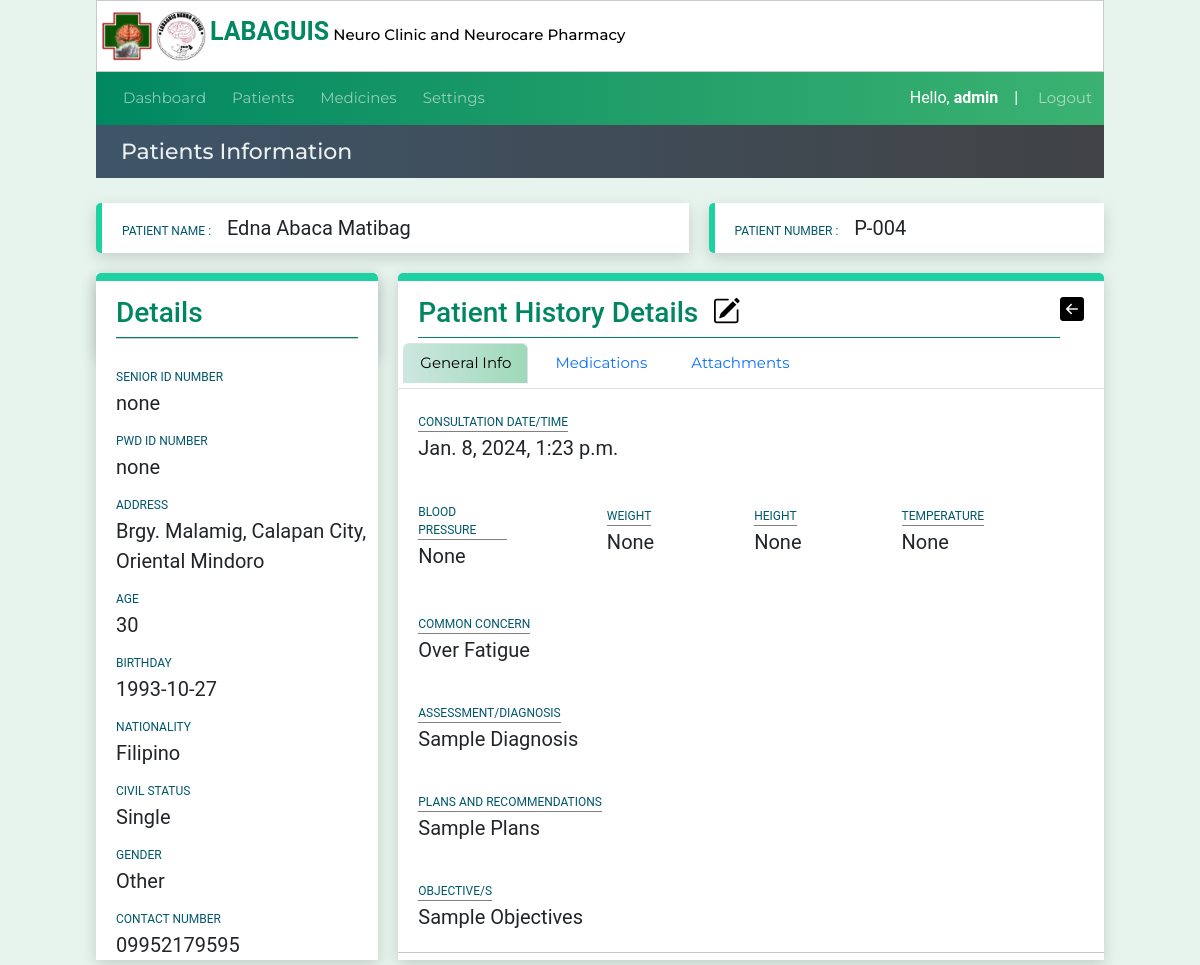
/patientinfo/31/patientmedinfo_geninfo/47 (signed in), run on the app's committed database.
### website/models.py (models this page shows, shortened)
class Patient(models.Model):
    created_at = models.DateTimeField(auto_now_add=True)
    patient_code=models.CharField(max_length=50)
    first_name = models.CharField(max_length=50)
    middle_name = models.CharField(max_length=50)
    last_name = models.CharField(max_length=50)
    age = models.CharField(max_length=50)
    bday = models.CharField(max_length=50,default='')
    civil_status = models.CharField(max_length=50,default='')
    gender = models.CharField(max_length=50)
    address = models.CharField(max_length=100)
    contact_number = models.CharField(max_length=50)
    srID = models.CharField(max_length=50,null=True, blank=True)
    pwdID = models.CharField(max_length=50,null=True, blank=True)
    nationality = models.CharField(max_length=50,null=True, blank=True)

class Patienthistory(models.Model):
    created_at = models.DateTimeField(auto_now_add=True,null=True, blank=True)
    consultCounter = models.CharField(max_length=50)
    patient_code=models.CharField(max_length=50)
    diagnosis = models.TextField(default="*under observation",max_length=500,null=True, blank=True)
    remarks = models.TextField(default="*under observation",max_length=500,null=True, blank=True)
    objectives = models.TextField(default="*under observation",max_length=500,null=True, blank=True)
    plans_recommendations = models.TextField(default="*under observation",max_length=500,null=True, blank=True)
    bp = models.CharField(max_length=50,null=True, blank=True)
    weight = models.CharField(max_length=50,null=True, blank=True)
    height = models.CharField(max_length=50,null=True, blank=True)
    bodytemp = models.CharField(max_length=50,null=True, blank=True)

### website/views.py (the view, shortened to what this page needs)
# urls.py: path('patientinfo/<int:pk>/patientmedinfo_geninfo/<int:pkHistory>',views.patientmedinfo_geninfo, name='patientmedinfo_geninfo'),
@login_required(login_url="loginuser")
def patientmedinfo_geninfo(request,pk,pkHistory,selectedmed=''):
    form =PatientsAttachmentsForm()
    context=patientinfoData(pk)
    patienthistory_Data= Patienthistory.objects.get(id=pkHistory)
    context['patient_history']= patienthistory_Data
    pCode= context['pCode']
    context['medicinedata'] =Medicinelist.objects.all()
    context['form']=form
    context['patient_history_attachments'] = PatientsAttachments.objects.filter(patient_code=pCode,consultCounter=patienthistory_Data.consultCounter)
    return render(request,'patientmedinfo-geninfo.html',context)

### website/views.py (called while the page is built)
def patientinfoData(pk):
    medicines_list = Medicinelist.objects.all()
    patient_record = Patient.objects.get(id=pk)
    medicationrecord = Prescription.objects.filter(patient_code=patient_record.patient_code)
    context = { 'medicationrecord': medicationrecord,
               'patient_record':patient_record,
               'medicines_list':medicines_list,
               'pCode':patient_record.patient_code,
               'pID':pk,
               }
    return context

### website/templates/patientmedinfo-geninfo.html (shortened to what this page needs)
{% extends 'patientinfo.html' %}
{% load custom_tags %}
{% load static %}
{% block btn-back %} <a href="{% url "patientinfo" pID%}">
    <h4 style="color:black;"><i class="bi bi-arrow-left-square-fill"></i></h4>
</a>{% endblock btn-back %}
{% block title %}
<div class="lbl-details ">
    <h3>Patient History Details &nbsp<a href="{% url "editmedicalhistory" pID patient_history.id  %}"><i
                class="bi iconcolor bi-pencil-square"></i></a></h3>
</div>
{% endblock title %}
{% block content1 %}
<ul class="nav nav-tabs">
    <li class="nav-item">
      <a class="nav-link active" aria-current="page" href="{% url "patientmedinfo_geninfo" pID patient_history.id %}">General Info</a>
    </li>
    <li class="nav-item">
      <a class="nav-link" href="{% url "patientmedinfo_medications" pID patient_history.id %}">Medications</a>
    </li>
    <li class="nav-item">
      <a class="nav-link" href="{% url "patientmedinfo_attachments" pID patient_history.id %}">Attachments</a>
    </li>
  </ul>
<div class="add_medicalhistorytable">
    <label class="lbl-pname5">CONSULTATION DATE/TIME</label><br />
    <label class="value-pname">{{patient_history.created_at}} </label>
</div>
<div class="add_medicalhistorytable_flex">
    <div class="history_item">
        <label class="lbl-pname5">BLOOD PRESSURE</label><br />
        <label class="value-pname">{{patient_history.bp}} </label><br />
    </div>
    <div class="history_item">
        <label class="lbl-pname5">WEIGHT</label><br />
        <label class="value-pname">{{patient_history.weight}} </label><br />
    </div>
    <div class="history_item">
        <label class="lbl-pname5">HEIGHT</label><br />
        <label class="value-pname">{{patient_history.height}} </label>
    </div>
    <div class="history_item">
        <label class="lbl-pname5">TEMPERATURE</label><br />
        <label class="value-pname">{{patient_history.bodytemp}} </label>
    </div>
</div>
<div class="add_medicalhistorytable">
    <label class="lbl-pname5">COMMON CONCERN</label><br />
    <label class="value-pname">{{patient_history.remarks}} </label>
</div>
<div class="add_medicalhistorytable">
    <label class="lbl-pname5">ASSESSMENT/DIAGNOSIS</label><br />
    <label class="value-pname">{{patient_history.diagnosis}} </label>
</div>
<div class="add_medicalhistorytable">
    <label class="lbl-pname5">PLANS AND RECOMMENDATIONS</label><br />
    <label class="value-pname">{{patient_history.plans_recommendations}} </label>
</div>
<div class="add_medicalhistorytable">
    <label class="lbl-pname5">OBJECTIVE/S</label><br />
    <label class="value-pname">{{patient_history.objectives}} </label>
</div>
<hr>
{% endblock content1 %}

### website/templates/patientinfo.html (shortened to what this page needs)
{% extends 'index.html' %}
{% load custom_tags %}
{% block pagetitle %}Patients Information{% endblock pagetitle %}
{% block content %}
<div class="info-row1">
  <div class="col1-info">
    <label class="lbl-pname">PATIENT NAME : &nbsp &nbsp </label>
    <label class="value-pname">{{patient_record.first_name}} {{patient_record.middle_name}}
      {{patient_record.last_name }}
    </label>
  </div>
  <div class="col2-info">
    <label class="lbl-pname">PATIENT NUMBER : &nbsp &nbsp</label>
    <label class="value-pname">{{patient_record.patient_code}} </label>
  </div>
</div>
<div class="info-row2">
  <div class="detials-container">
    <div class="pdetails-head">
      <div class="lbl-details">
        <h3>Details</h3>
      </div>
      <hr>
    </div>
    <div class="pdetails-body">
      <label class="lbl-pname">SENIOR ID NUMBER</label><br />
      <label class="value-pname">{{patient_record.srID}} </label>
    </div>
    <div class="pdetails-body">
      <label class="lbl-pname">PWD ID NUMBER</label><br />
      <label class="value-pname">{{patient_record.pwdID}} </label>
    </div>
    <div class="pdetails-body">
      <label class="lbl-pname">ADDRESS</label><br />
      <label class="value-pname">{{patient_record.address}} </label>
    </div>
    <div class="pdetails-body">
      <label class="lbl-pname">AGE</label><br />
      <label class="value-pname">{{patient_record.age}} </label>
    </div>
    <div class="pdetails-body">
      <label class="lbl-pname">BIRTHDAY</label><br />
      <label class="value-pname">{{patient_record.bday}} </label>
    </div>
    <div class="pdetails-body">
      <label class="lbl-pname">NATIONALITY</label><br />
      <label class="value-pname">{{patient_record.nationality}} </label>
    </div>
    <div class="pdetails-body">
      <label class="lbl-pname">CIVIL STATUS</label><br />
      <label class="value-pname">{{patient_record.civil_status}} </label>
    </div>
    <div class="pdetails-body">
      <label class="lbl-pname">GENDER</label><br />
      <label class="value-pname">{{patient_record.gender}} </label>
    </div>
    <div class="pdetails-body">
      <label class="lbl-pname">CONTACT NUMBER</label><br />
      <label class="value-pname">{{patient_record.contact_number}} </label>
    </div>
  </div>
  <div class="details-history">
    <div class="phistory-head">
      {% block title %}{% endblock title %}
      {% block btn-back%}{% endblock  %}
    </div>
    {% block content1 %}{% endblock content1 %}
</div>
</div>
{% endblock content %}

### website/templates/navbar.html (shortened to what this page needs)
<div class="header-main5" style="z-index: 2;">
    <nav class="navbar navbar-dark navbar-expand-md ">
        <div class="container-fluid" >
          <div class="collapse navbar-collapse" id="navbarNav">
            <ul class="navbar-nav">
              <li class="nav-item ">
                <a class="nav-link " aria-current="page" href="{% url "dashboard" %}">Dashboard</a>
              </li>
              <li class="nav-item">
                <a class="nav-link " href="{% url "patienttable" %}">Patients</a>
              </li>
              <li class="nav-item">
                <a class="nav-link" href="{% url "medications" %}">Medicines</a>
              </li>
              <li class="nav-item">
                <a class="nav-link" href="{% url "medicationsettings" %}">Settings</a>
              </li>
            </ul>
          </div>
          Hello,&nbsp <b>{{request.user}}</b> &nbsp &nbsp | &nbsp
        </div>
        <a class="nav-item nav-link navbar-nav" style="margin-right:10px;" href="{% url "logoutuser" %}">Logout</a>
      </nav>
</div>

### website/static/style.css (style rules this page uses)
* { box-sizing:border-box; margin: 0; padding: 0; font-family: 'Roboto', sans-serif; }
body { background-color: #e7f3ed; }
header li,a,strong, button { font-family: 'Montserrat', sans-serif; font-weight: 500; font-size: 13px; color: #edf0f1; text-decoration: none; padding: 0px 0px; margin: 0px 0px; }
.nav-link { font-size: 15px; }
.left-menu lu,li { font-size: 5px; text-decoration: none; color: black; padding: 5px; list-style: none; margin: 0; }
.info-row1 { display: inline-flex; width: 100%; }
.info-row2 { display: inline-flex; width: 100%; }
.lbl-pname { font-size:12px; color: #01576d; }
.lbl-pname5 { font-size:12px; color: #01576d; border-bottom: 1px solid gray; }
.value-pname { font-size: 20px; font-style: bold; }
.col1-info { margin: 20px 0; margin-right: 20px; padding: 10px 20px; background-color:white; width:60%; border-left: 6px solid #1dd1a1; border-radius: 5px 0 0 5px; box-shadow: 0 5px 15px 0 #00000026; }
.col2-info { margin: 20px 0; padding: 10px 20px; background-color:white; width:40%; border-left: 6px solid #1dd1a1; border-radius: 5px 0 0 5px; box-shadow: 0 5px 15px 0 #00000026; }
.pdetails-head { width: 100%; padding: 15px 20px; border-top: 8px solid #1dd1a1; border-radius: 5px 5px 0 0; box-shadow: 0 5px 15px 0 #00000026; }
.pdetails-body { padding-left:20px; padding-top: 10px; background-color: white; width: 100%; }
.lbl-details { color: rgb(0,135,97); border-bottom: 1px solid rgb(0,135,97); width: 100%; }
.detials-container { margin-right: 20px; display: block; width: 40%; box-shadow: 0 5px 15px 0 #00000026; background-color:white; }
hr { margin: 0; padding: 0; }
.details-history { background-color:white; width: 100%; border-top: 8px solid #1dd1a1; border-radius: 5px 5px 0 0; box-shadow: 0 5px 15px 0 #00000026; }
.phistory-head { display: inline-flex; width: 100%; padding: 15px 20px 0 20px; border-radius: 5px 5px 0 0; justify-content:space-between; }
.add_medicalhistorytable { padding: 15px; margin: 5px; }
.history_item { margin-right: 100px; }
.add_medicalhistorytable_flex { padding: 15px; margin: 5px; display: inline-flex; justify-content:space-between; }
.header-main5 { height: 100%; margin: 0px 8%; background-color: #80c3e3; background: rgb(1,136,97); background: linear-gradient(90deg, rgba(1,136,97,1) 0%, rgba(31,157,105,1) 50%, rgba(59,178,113,1) 100%); color: white; }
.navbar { padding: 2px; }
.iconcolor { color: black; font-size: 28px; }
.reg-rows label,span,p,ul,li { font-size: 15px; }
.active { margin: 0px; color: white; background: rgb(0,135,97,0.3); background: linear-gradient(90deg, rgba(0,135,97,0.2) 0%, rgba(59,178,113,0.49343487394957986) 100%); }

### data on the page
Patient: first_name "Edna", middle_name "Abaca", last_name "Matibag", patient_code "P-004", srID "none", pwdID "none", address "Brgy. Malamig, Calapan City, Oriental Mindoro", age "30", bday "1993-10-27", nationality "Filipino", civil_status "Single", gender "Other", contact_number "09952179595"
Patienthistory: created_at "Jan. 8, 2024, 1:23 p.m.", bp "None", weight "None", height "None", bodytemp "None", remarks "Over Fatigue", diagnosis "Sample Diagnosis", plans_recommendations "Sample Plans", objectives "Sample Objectives"

### other printed values
{{ request.user }} "admin"
